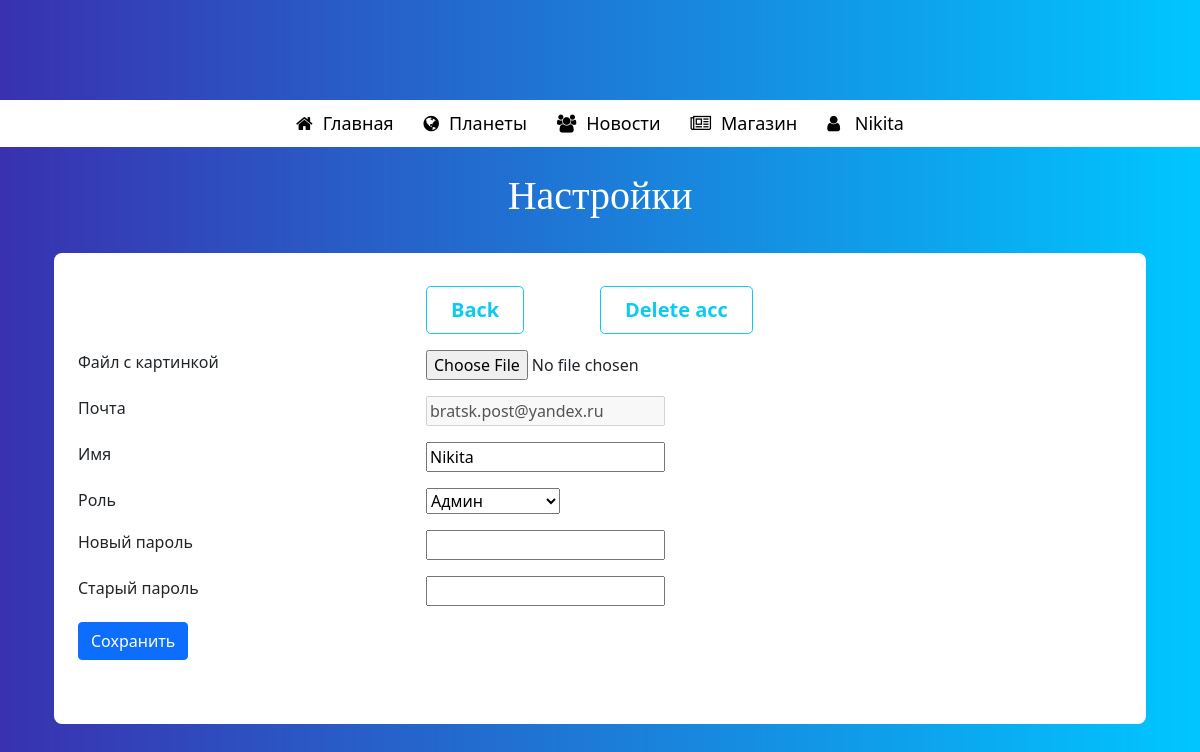
Screenshot of /setting (signed in) with the database file from the repository.
### data/users.py (models this page shows)
class User(SqlAlchemyBase, UserMixin):
    __tablename__ = 'users'
    id = sqlalchemy.Column(sqlalchemy.Integer,
                           primary_key=True, autoincrement=True)
    nickname = sqlalchemy.Column(sqlalchemy.String, nullable=True)
    email = sqlalchemy.Column(sqlalchemy.String,
                              index=True, unique=True, nullable=True)
    hashed_password = sqlalchemy.Column(sqlalchemy.String, nullable=True)
    created_user = sqlalchemy.Column(sqlalchemy.DateTime,
                                     default=datetime.datetime.now)
    role = sqlalchemy.Column(sqlalchemy.String, default="Пользователь")
    avatar = sqlalchemy.Column(sqlalchemy.String, nullable=True)
    news = relationship("News", back_populates='user')
    posts = relationship("Posts", back_populates='user')
    comments = relationship('Comments', back_populates="user", lazy='subquery')

### main.py (the view)
@app.route('/setting', methods=['POST', 'GET'])
@login_required
def str_6():
    global code_for_email
    title = "Настройки"
    form = SettingForm()
    db_sess = db_session.create_session()
    user = db_sess.query(User).filter(User.id == current_user.id).first()
    if request.method == 'GET':
        form.email.data = user.email
        form.nickname.data = user.nickname
        form.role.data = user.role
    if request.method == 'POST':
        if form.avatar.data:
            avatar = form.avatar.data
            if avatar.filename.split('.')[-1] not in ['png', 'jpeg', 'jpg', 'ico', 'gif', 'bmp']:
                return render_template('setting.html', title=title, form=form,
                                       message="Файл не является картинкой")
            avatar_name = "avatar-" + current_user.email + "-" + str(current_user.id) + '.' + \
                          avatar.filename.split('.')[-1]
            avatar.save("static/img/Ava/" + avatar_name)
            user.avatar = avatar_name
        if form.nickname.data:
            user.nickname = form.nickname.data
        if form.role.data:
            user.role = form.role.data
        if form.new_password.data:
            if password_check_regular(form.new_password.data) != "ok":
                return render_template('setting.html', title=title, form=form,
                                       message=password_check_regular(form.new_password.data))
        if not check_password_hashed(form.old_password.data, user.hashed_password):
            return render_template('setting.html', title=title, form=form,
                                   message="Не правильный старый пароль")
        if check_password_hashed(form.old_password.data, user.hashed_password):
            if form.new_password.data:
                user.hashed_password = get_hashed_password(form.new_password.data)
            db_sess.merge(user)
            db_sess.commit()
        return redirect('/guest')
    else:
        return render_template('setting.html', title=title, form=form)

### forms/setting.py
class SettingForm(FlaskForm):
    email = EmailField('Почта', validators=[DataRequired()])
    nickname = StringField('Имя', validators=[DataRequired()])
    role = SelectField('Роль', choices=["Пользователь", "Менеджер", "Админ"])
    new_password = PasswordField('Новый пароль')
    old_password = PasswordField('Старый пароль')
    avatar = FileField('Файл с картинкой')
    submit = SubmitField('Сохранить')

### data/db_session.py (called while the page is built)
def create_session() -> Session:
    global __factory
    return __factory()

### main.py (called while the page is built)
@login_manager.user_loader
def load_user(user_id):
    db_sess = db_session.create_session()
    return db_sess.query(User).get(int(user_id))

### templates/setting.html (shortened to what this page needs)
{% extends "index.html" %}
{% block content %}
<h1 align="center" style="color:#FFFFFF; margin:25px;">{{ title }}</h1>
<div class="container emp-profile">
    <form  action="" method="post" enctype="multipart/form-data">
       <div class="row">
           <div class="profile-head">
               <ul class="dws-ul">
               <div class="col-md-2">
                   <a href="/">
                        <a class="btn btn-outline-info btn-lg px-4 me-sm-3 fw-bold" href="/guest" role="button">Back</a>
                   </a>
                </div>
                <div class="col-md-2">
                    <a class="btn btn-outline-info btn-lg px-4 me-sm-3 fw-bold" href="/delete_user" role="button">Delete acc</a>
                </div>
               </ul>
           </div>
           <div class="row">
                <div class="col-md-4">
                    <p>{{ form.avatar.label }} </p>
                </div>
               <div class="col-md-4">
                    <p>{{ form.avatar() }}</p>
                </div>
           </div>
           <div class="row">
               <div class="col-md-4">
                    <p>{{ form.email.label }} </p>
                </div>
               <div class="col-md-4">
                    <p>{{ form.email(disabled=True) }}</p>
                </div>
           </div>
           <div class="row">
               <div class="col-md-4">
                    <p>{{ form.nickname.label }} </p>
                </div>
               <div class="col-md-4">
                    <p>{{ form.nickname() }}</p>
                </div>
           </div>
           <div class="row">
               <div class="col-md-4">
                    <p>{{ form.role.label }} </p>
                </div>
               <div class="col-md-4">
                    <p>{{ form.role() }}</p>
                </div>
           </div>
           <div class="row">
               <div class="col-md-4">
                    <p>{{ form.new_password.label }} </p>
                </div>
               <div class="col-md-4">
                    <p>{{ form.new_password() }}</p>
                </div>
           </div>
           <div class="row">
               <div class="col-md-4">
                    <p>{{ form.old_password.label }} </p>
                </div>
               <div class="col-md-4">
                    <p>{{ form.old_password() }}</p>
                </div>
           </div>
           <p>{{ form.submit(type="submit", class="btn btn-primary") }}</p>
        </div>
    </form>
</div>
{% endblock %}

### templates/index.html (shortened to what this page needs)
<html lang="ru">
<head>
	<link rel="stylesheet" href="static/css/style.css" type="text/css">
	<link rel="stylesheet" href="static/css/font-awesome.css" type="text/css">
	<link rel="stylesheet" href="static/css/regist.css" type="text/css">
	<link rel="stylesheet" href="static/css/guest.css" type="text/css">
	<link href="/docs/5.3/dist/css/bootstrap.min.css" rel="stylesheet">
	<link href="https://cdn.jsdelivr.net/npm/bootstrap@5.0.2/dist/css/bootstrap.min.css" rel="stylesheet">
</head>
<body>
<header>
	<div class="dws-menu">
		<ul class="dws-ul">
			<li class="dws-li"><a href="/"><i class="fa fa-home" aria-hidden="true"></i>Главная</a></li>
			<li class="dws-li"><a href="/lecture"><i class="fa fa-globe" aria-hidden="true"></i>Планеты</a></li>
			<li class="dws-li"><a href="/news"><i class="fa fa-users" aria-hidden="true"></i>Новости</a></li>
			<li class="dws-li"><a href="/shop"><i class="fa fa-newspaper-o" aria-hidden="true"></i>Магазин</a></li>
			<li class="dws-li"><a href="/guest"><i class="fa fa-user" aria-hidden="true"></i>
				{% if current_user.is_authenticated %}
					{{ current_user.nickname }}
				{% else %}
					Гость
				{% endif %}</a></li>
		</ul>
	</div>
</header>
<main role="main" class="container">
    {% block content %}{% endblock %}
</main>
</body>
</html>

### static/css/style.css (style rules this page uses)
body { background: -webkit-linear-gradient(left, #3931af, #00c6ff); font-family: Verdana; }
.dws-menu { background-color: white; margin-top: 100px; width: 100%; }
ul.dws-ul { display: flex; padding: 0; justify-content: center; }
li.dws-li { list-style: none; padding: 10px; }
li.dws-li a { text-decoration: none; font-size: 18px; color: #000; position: relative; padding: 5px; }
li.dws-li a i { margin-right: 10px; }
li.dws-li a::before { content: ''; width: 0; height: 3px; background-color: #33bdf1; position: absolute; top: 90%; left: 0; transition: .5s; mix-blend-mode: multiply; }
li.dws-li a::after { content: ''; width: 0; height: 3px; background-color: #ff2117; position: absolute; top: 90%; right: 0; transition: .5s; mix-blend-mode: multiply; }
h1, h2, h3, h4, h5, h6 { font-family: Georgia; color: #ffffff; }
a { text-decoration: none; }

### static/css/guest.css (style rules this page uses)
.emp-profile { padding: 3%; margin-top: 3%; margin-bottom: 3%; border-radius: 0.5rem; background: #fff; }

### rows the page displays
User: nickname "Nikita", email "bratsk.post@yandex.ru", role "Админ"

### other values shown
{{ title }} "Настройки"
